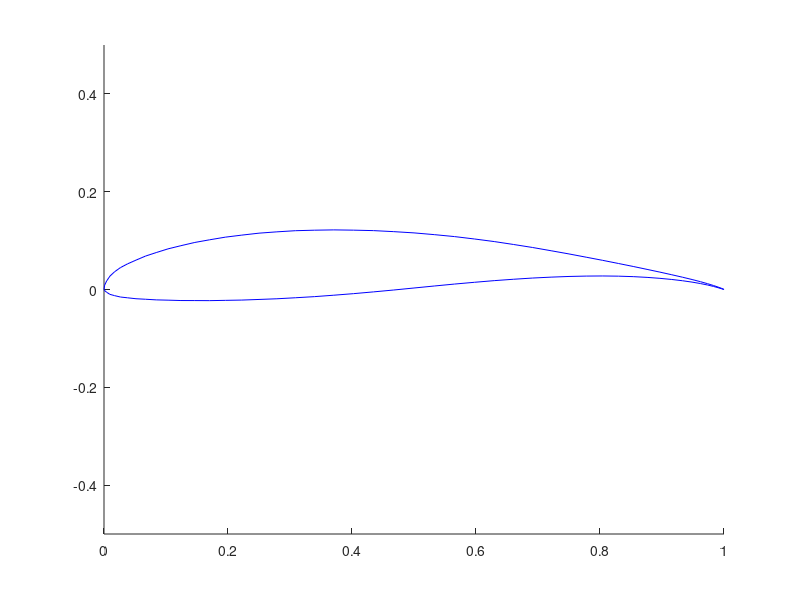

Write the MATLAB code that produced this figure.
clc
close all
clear all

fid= fopen('Cambered/FX63137.dat','r'); % Filename can be changed as required
Coor = fscanf(fid,'%g %g',[2 Inf]) ; 
fclose(fid) ; 
Coorpr = Coor';

hold on
plot(Coorpr(:,1),Coorpr(:,2),'b');    %plot upper surface coords
%plot(X_vect,C,'r');                  %plot class function
axis([0,1,-0.5,0.5]);
